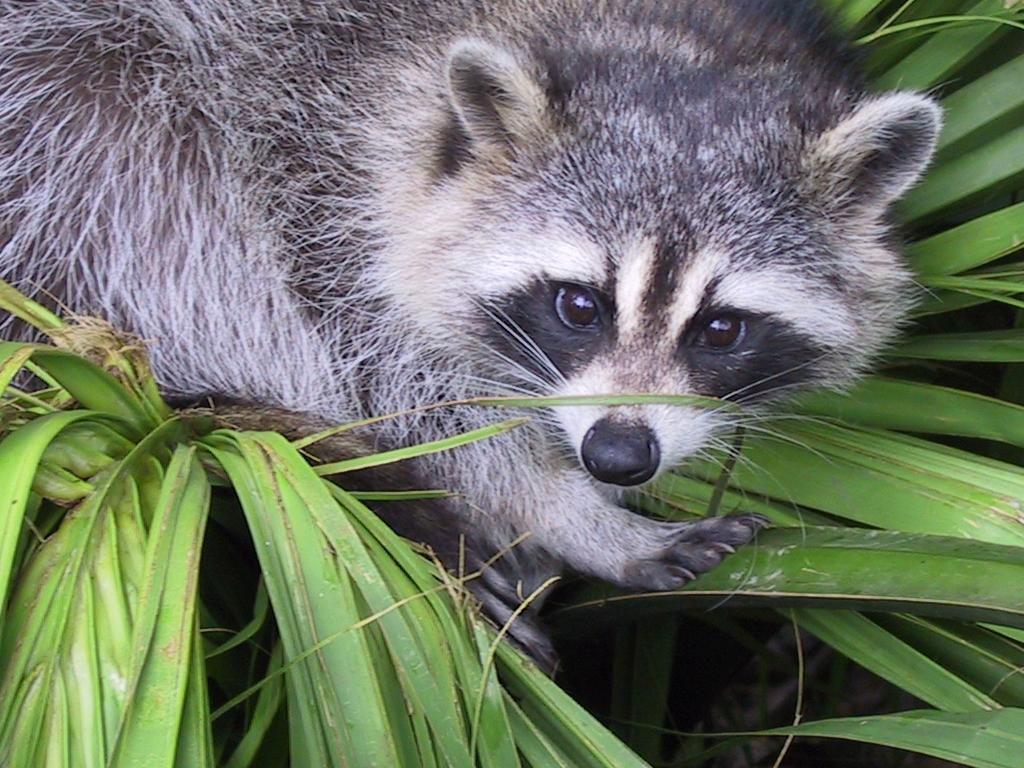
#> input picture data01/ex04/animal.jpeg, 1024 x 768 px
$ python rotate.py
#> lines starting #> are read from the running program, lines starting #| are printed output that depends on the picture
### data01/ex04/load_image.py
import numpy as np
from PIL import Image
def ft_load(path: str)-> np.ndarray:
#> called with path = 'animal.jpeg'
    try:
        img = Image.open(path)
#> img is the input picture: PIL image 1024x768 RGB; mean R, G, B 110.7, 117.7, 102.1
        arr = np.array(img)
        # print(f'The shape of image is: {arr.shape}')
        return(arr)
    except Exception:
        return("Could not open file")

### data01/ex04/rotate.py
from load_image import ft_load
import numpy as np
import matplotlib
matplotlib.use('Agg')
import matplotlib.pyplot as plt
from PIL import Image


def rotate():
    arr = ft_load("animal.jpeg")
    arr_zoomed = arr[100:500, 400:800]
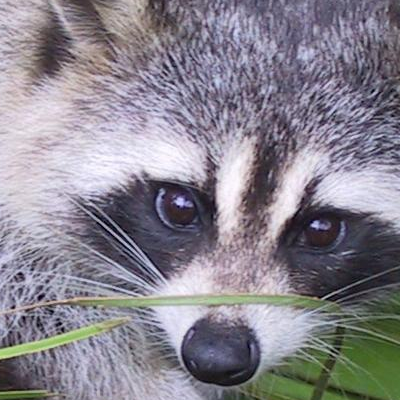
#> arr_zoomed: shape (400, 400, 3); mean R, G, B 136.6, 132.5, 142.6
    grey =  arr_zoomed[: , : , 1]
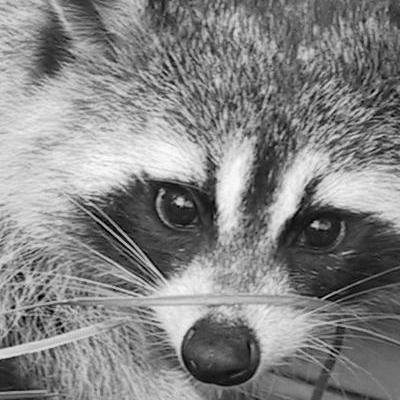
#> grey: shape (400, 400); min 0, max 252, mean 132.5
    img_back = Image.fromarray(grey)
    zoomed = img_back.resize((400, 400))
    zoomed_arr = np.array(zoomed)
    rotated = np.zeros((400, 400))
    for j in range(400):
        for i in range(400):
            rotated[i][j] = zoomed_arr[j][i]
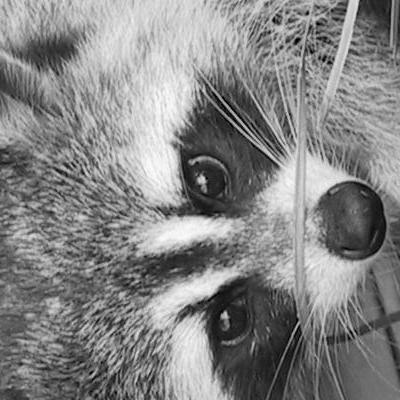
#> rotated: shape (400, 400) float64; min 0, max 252, mean 132.5
    zoomed_arr = zoomed_arr[:, :, np.newaxis]
    print(
        f'New shape after slicing: {zoomed_arr.shape} or '
        f'{zoomed_arr.squeeze().shape}'
    )
#| New shape after slicing: (400, 400, 1) or (400, 400)
    print(zoomed_arr)
#> (printed output is left out)
    print(f'New shape after Transpose: {rotated.shape}')
#| New shape after Transpose: (400, 400)
    print(rotated)
#> (printed output is left out)
    plt.imshow(rotated, cmap="gray")
    plt.savefig('output.png')


if __name__ == "__main__":
    rotate()
